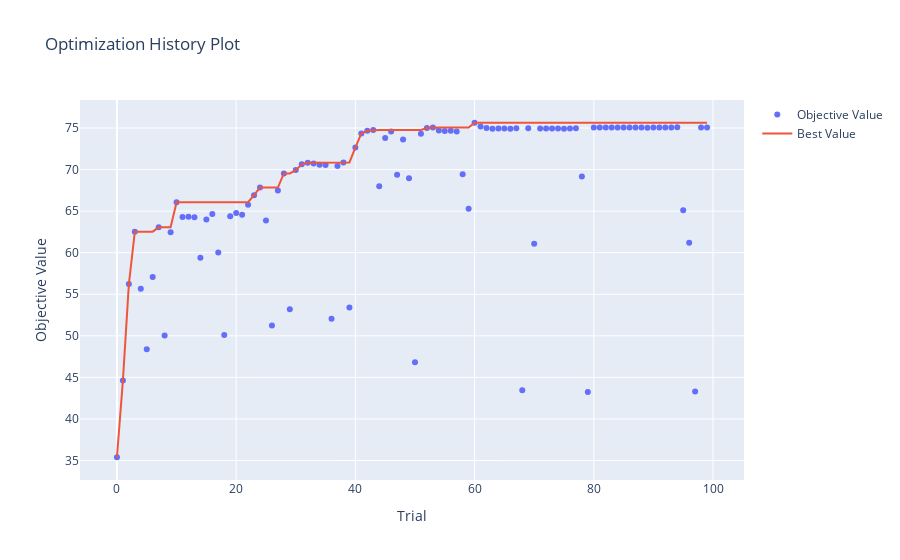
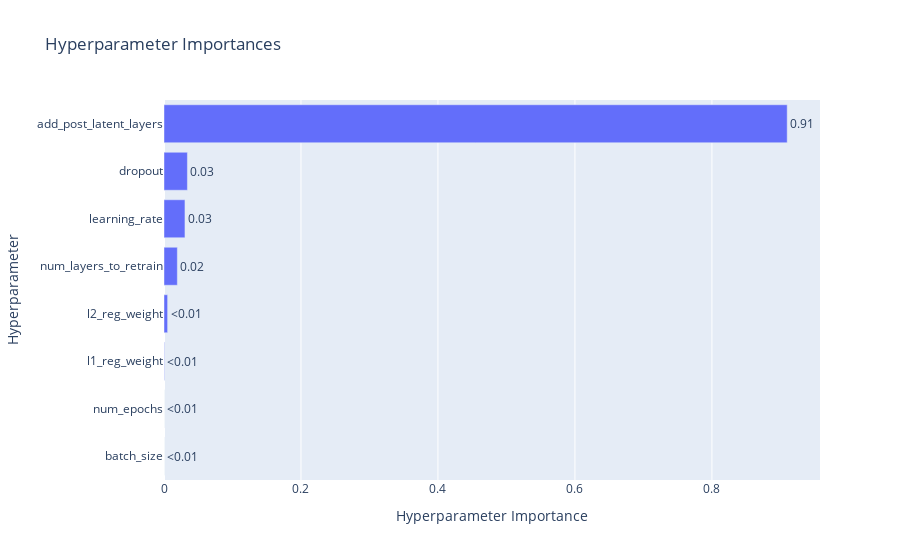

Here is the notebook cell these charts were saved with, in order:
### Markdown cell above
#### getting optuna information

### Code cell
try:
    import optuna.visualization as vis
    vis.plot_optimization_history(study).show()
    vis.plot_param_importances(study).show()
except ImportError:
    print("Optuna visualization is not available. Install optuna[visualization] for plotting.")

### Figure 1 — Plotly figure (JSON) as saved in the notebook; plotly's stock layout.template omitted (floating-point values rounded to 4 significant figures)
{"data": [{"mode": "markers", "name": "Objective Value", "type": "scatter", "x": [0, 1, 2, 3, 4, 5, 6, 7, 8, 9, 10, 11, 12, 13, 14, 15, 16, 17, 18, 19, 20, 21, 22, 23, 24, 25, 26, 27, 28, 29, 30, 31, 32, 33, 34, 35, 36, 37, 38, 39, 40, 41, 42, 43, 44, 45, 46, 47, 48, 49, 50, 51, 52, 53, 54, 55, 56, 57, 58, 59, 60, 61, 62, 63, 64, 65, 66, 67, 68, 69, 70, 71, 72, 73, 74, 75, 76, 77, 78, 79, 80, 81, 82, 83, 84, 85, 86, 87, 88, 89, 90, 91, 92, 93, 94, 95, 96, 97, 98, 99], "y": [35.39, 44.63, 56.22, 62.53, 55.67, 48.39, 57.07, 63.05, 50.05, 62.46, 66.08, 64.3, 64.32, 64.26, 59.4, 64.0, 64.66, 60.03, 50.09, 64.38, 64.78, 64.56, 65.77, 66.92, 67.84, 63.89, 51.24, 67.48, 69.54, 53.18, 69.94, 70.63, 70.83, 70.73, 70.59, 70.54, 52.04, 70.43, 70.86, 53.4, 72.65, 74.35, 74.67, 74.75, 67.99, 73.8, 74.59, 69.37, 73.61, 68.95, 46.84, 74.32, 75.0, 75.07, 74.7, 74.63, 74.68, 74.59, 69.45, 65.29, 75.63, 75.17, 74.99, 74.9, 74.94, 74.94, 74.92, 74.96, 43.45, 74.96, 61.09, 74.93, 74.94, 74.95, 74.95, 74.93, 74.93, 74.98, 69.18, 43.25, 75.07, 75.06, 75.06, 75.06, 75.07, 75.07, 75.07, 75.05, 75.06, 75.04, 75.06, 75.05, 75.07, 75.07, 75.08, 65.11, 61.21, 43.32, 75.06, 75.08]}, {"mode": "lines", "name": "Best Value", "type": "scatter", "x": [0, 1, 2, 3, 4, 5, 6, 7, 8, 9, 10, 11, 12, 13, 14, 15, 16, 17, 18, 19, 20, 21, 22, 23, 24, 25, 26, 27, 28, 29, 30, 31, 32, 33, 34, 35, 36, 37, 38, 39, 40, 41, 42, 43, 44, 45, 46, 47, 48, 49, 50, 51, 52, 53, 54, 55, 56, 57, 58, 59, 60, 61, 62, 63, 64, 65, 66, 67, 68, 69, 70, 71, 72, 73, 74, 75, 76, 77, 78, 79, 80, 81, 82, 83, 84, 85, 86, 87, 88, 89, 90, 91, 92, 93, 94, 95, 96, 97, 98, 99], "y": [35.39, 44.63, 56.22, 62.53, 62.53, 62.53, 62.53, 63.05, 63.05, 63.05, 66.08, 66.08, 66.08, 66.08, 66.08, 66.08, 66.08, 66.08, 66.08, 66.08, 66.08, 66.08, 66.08, 66.92, 67.84, 67.84, 67.84, 67.84, 69.54, 69.54, 69.94, 70.63, 70.83, 70.83, 70.83, 70.83, 70.83, 70.83, 70.86, 70.86, 72.65, 74.35, 74.67, 74.75, 74.75, 74.75, 74.75, 74.75, 74.75, 74.75, 74.75, 74.75, 75.0, 75.07, 75.07, 75.07, 75.07, 75.07, 75.07, 75.07, 75.63, 75.63, 75.63, 75.63, 75.63, 75.63, 75.63, 75.63, 75.63, 75.63, 75.63, 75.63, 75.63, 75.63, 75.63, 75.63, 75.63, 75.63, 75.63, 75.63, 75.63, 75.63, 75.63, 75.63, 75.63, 75.63, 75.63, 75.63, 75.63, 75.63, 75.63, 75.63, 75.63, 75.63, 75.63, 75.63, 75.63, 75.63, 75.63, 75.63]}, {"marker": {"color": "#cccccc"}, "mode": "markers", "name": "Infeasible Trial", "showlegend": false, "type": "scatter", "x": [], "y": []}], "layout": {"title": {"text": "Optimization History Plot"}, "xaxis": {"title": {"text": "Trial"}}, "yaxis": {"title": {"text": "Objective Value"}}}}

### Figure 2 — Plotly figure (JSON) as saved in the notebook; plotly's stock layout.template omitted (floating-point values rounded to 4 significant figures)
{"data": [{"cliponaxis": false, "hovertemplate": ["batch_size (CategoricalDistribution): 0.0<extra></extra>", "num_epochs (IntDistribution): 0.0<extra></extra>", "l1_reg_weight (FloatDistribution): 0.0005329762663298663<extra></extra>", "l2_reg_weight (FloatDistribution): 0.005287900659585285<extra></extra>", "num_layers_to_retrain (CategoricalDistribution): 0.019473012940575296<extra></extra>", "learning_rate (FloatDistribution): 0.030600049205583957<extra></extra>", "dropout (FloatDistribution): 0.034170801365380817<extra></extra>", "add_post_latent_layers (CategoricalDistribution): 0.9099352595625446<extra></extra>"], "name": "Objective Value", "orientation": "h", "text": ["<0.01", "<0.01", "<0.01", "<0.01", "0.02", "0.03", "0.03", "0.91"], "textposition": "outside", "type": "bar", "x": [0, 0, 0.000533, 0.005288, 0.01947, 0.0306, 0.03417, 0.9099], "y": ["batch_size", "num_epochs", "l1_reg_weight", "l2_reg_weight", "num_layers_to_retrain", "learning_rate", "dropout", "add_post_latent_layers"]}], "layout": {"title": {"text": "Hyperparameter Importances"}, "xaxis": {"title": {"text": "Hyperparameter Importance"}}, "yaxis": {"title": {"text": "Hyperparameter"}}}}
